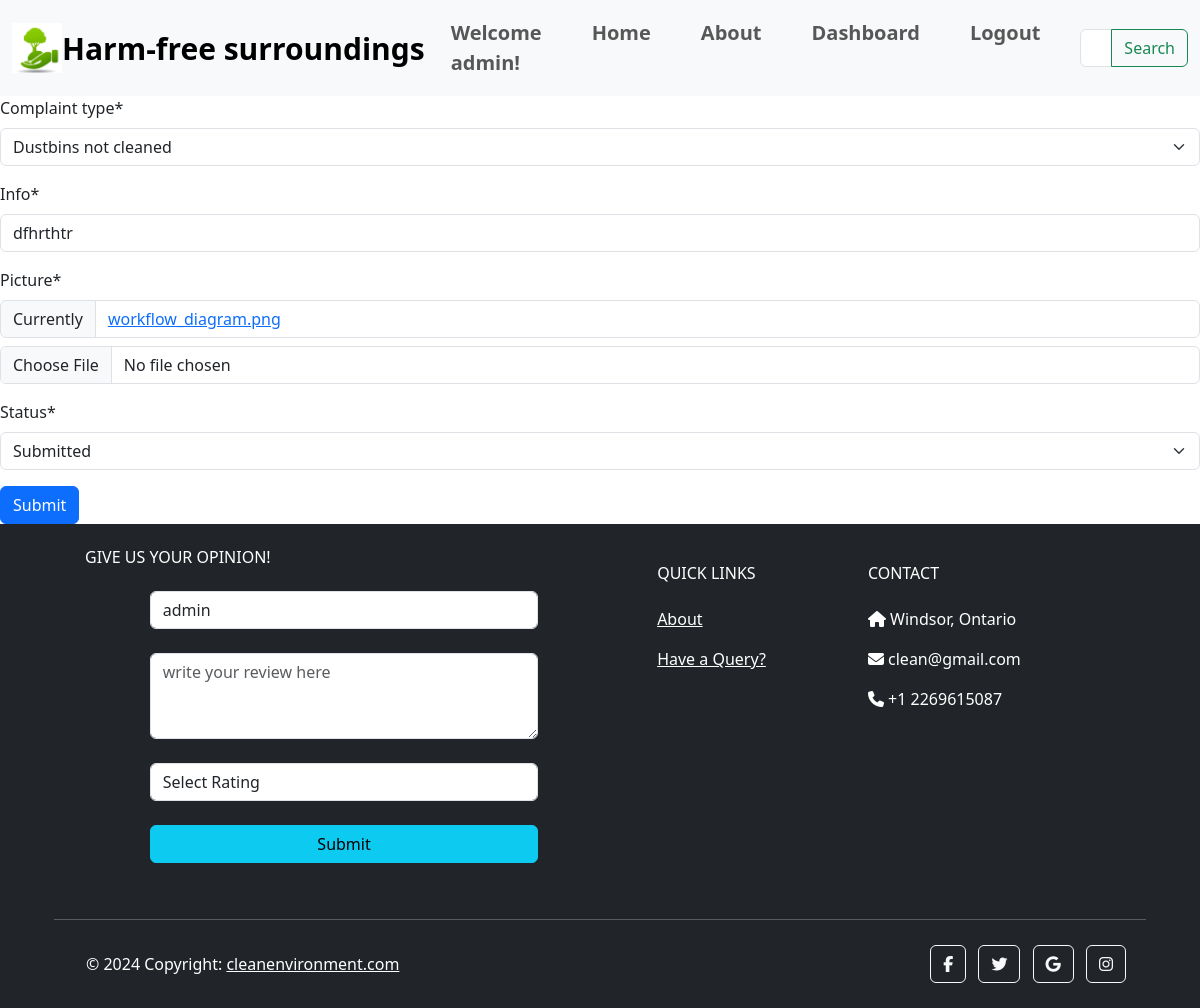
The app's page /update/new/complaints/7 (signed in), older data.
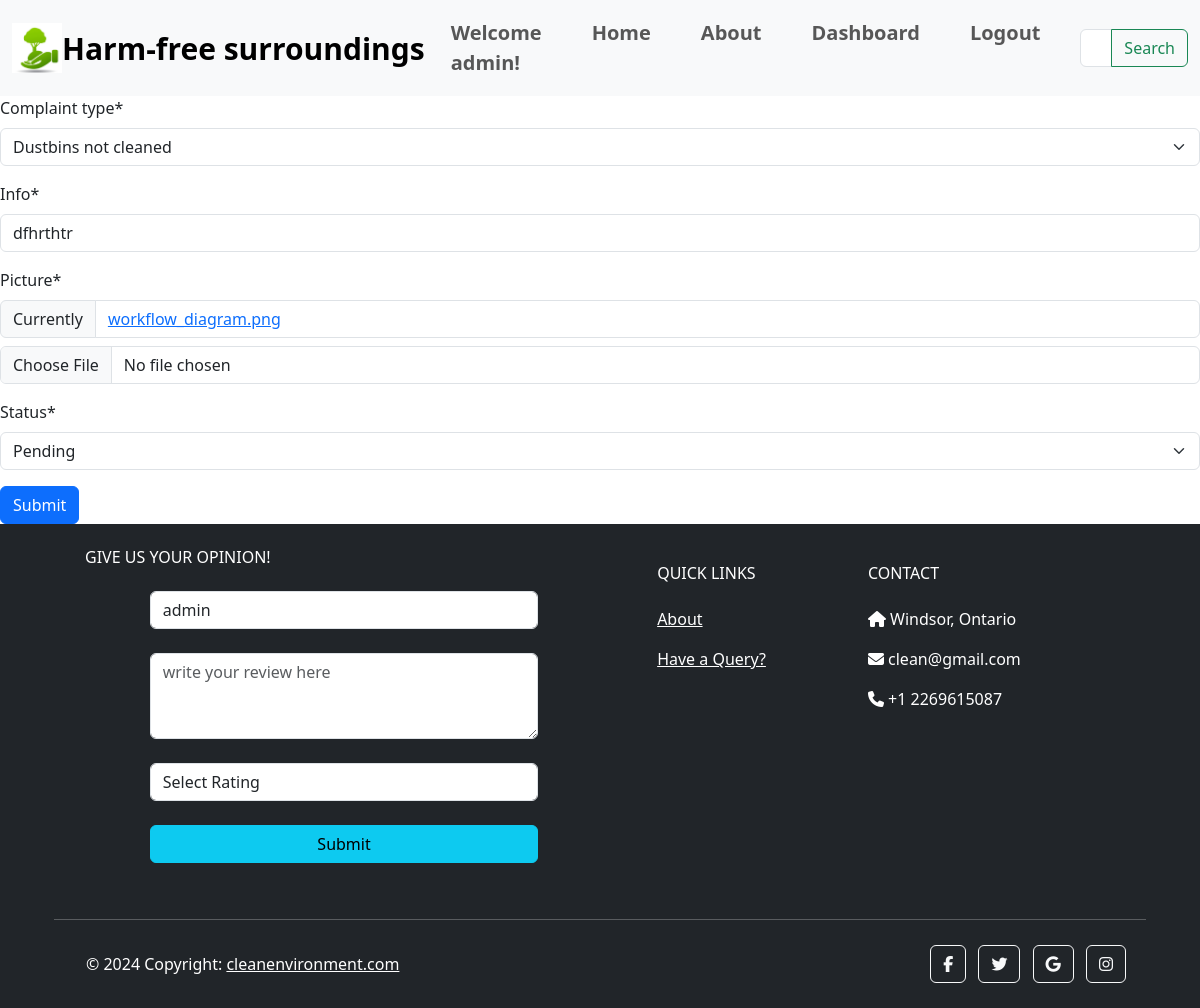
The same page, newer data.
### city/models.py (models this page shows, shortened)
class Complaint(models.Model):
    STATUS = (
        ('Submitted', 'Submitted'),
        ('Pending', 'Pending'),
        ('Resolved', 'Resolved')
    )
    COMPLAINTS = (
        ('Garbage dump', 'Garbage dump'),
        ('Overflow of Septic Tanks', 'Overflow of Septic Tanks'),
        ('Burning of Garbage', 'Burning of Garbage'),
        ('Stagnant Water', 'Stagnant Water'),
        ('Dustbins not cleaned', 'Dustbins not cleaned'),
        ('Improper Sanitization', 'Improper Sanitization'),
        ('Open Manholes or Drains', 'Open Manholes or Drains'),
    )
    user_name = models.ForeignKey(MyUser, on_delete=models.CASCADE)
    complaint_type = models.CharField(max_length=200, null=True, choices=COMPLAINTS)
    address = models.CharField(max_length=500, null=True)
    city = models.CharField(max_length=100, null=True)
    postal_code = models.CharField(max_length=20, null=True, blank=True)
    thumbs_up = models.PositiveIntegerField(default=0)
    is_verified = models.BooleanField(default=False)
    voted_users = models.ManyToManyField(MyUser, related_name='voted_complaints', blank=True)
    landmark = models.CharField(max_length=200, null=True)
    info = models.CharField(max_length=200, null=True)
    latitude = models.FloatField(null=True, blank=True)
    longitude = models.FloatField(null=True, blank=True)
    complaint_date = models.DateTimeField(auto_now_add=True, null=True)
    picture = models.ImageField(null=True)
    video = models.FileField(upload_to='uploads/complaint_videos/', null=True, blank=True)
    tracking_id = models.CharField(null=True, max_length=16)
    status = models.CharField(max_length=200, null=True, default='Submitted', choices=STATUS)

### city/views.py (the view)
# urls.py: path('update/new/complaints/<str:pk>',views.update_new_complaints,name='update_new_complaints'),
@login_required(login_url='employee_login')
def update_new_complaints(request, pk):
    if request.user.is_employee == True:
        complaints = Complaint.objects.get(id=pk)
        form = UpdateForm(instance=complaints)
        context = {
            'form': form
        }
        if request.method == 'POST':
            form = UpdateForm(request.POST, instance=complaints)
            if form.is_valid():
                form.save()
                return redirect('new_complaints')
        return render(request, 'city/update_complaints.html', context=context)
    else:
        return redirect('employee_login')

### city/forms.py
class UpdateForm(forms.ModelForm):
    class Meta:
        model = Complaint
        fields = ['complaint_type', 'info', 'picture', 'status']

### city/templates/city/update_complaints.html (shortened to what this page needs)
{% extends 'city/navbar.html' %} {% load crispy_forms_tags %} {% block content%}
<form action="" method="post">
  {% csrf_token %} {{form.complaint_type|as_crispy_field}}
  {{form.info|as_crispy_field}}
  {{form.picture|as_crispy_field}}{{form.status|as_crispy_field}}
  <input type="submit" class="btn btn-primary" />
</form>
{% endblock content %}

Row changes from the older to the newer data that the page shows:
changed Complaint "Dustbins not cleaned": status "Submitted" → "Pending"
